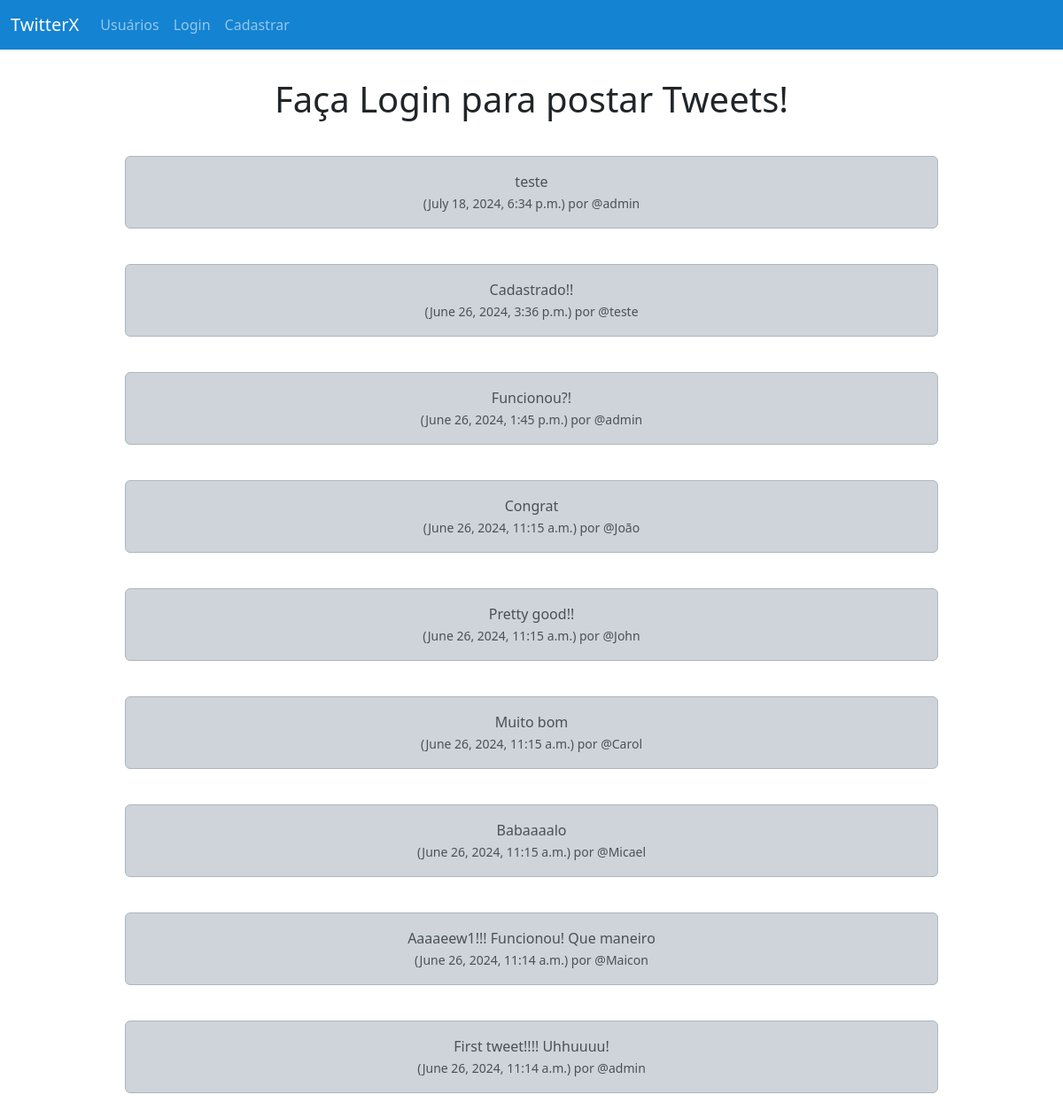
The app's page /, older data.
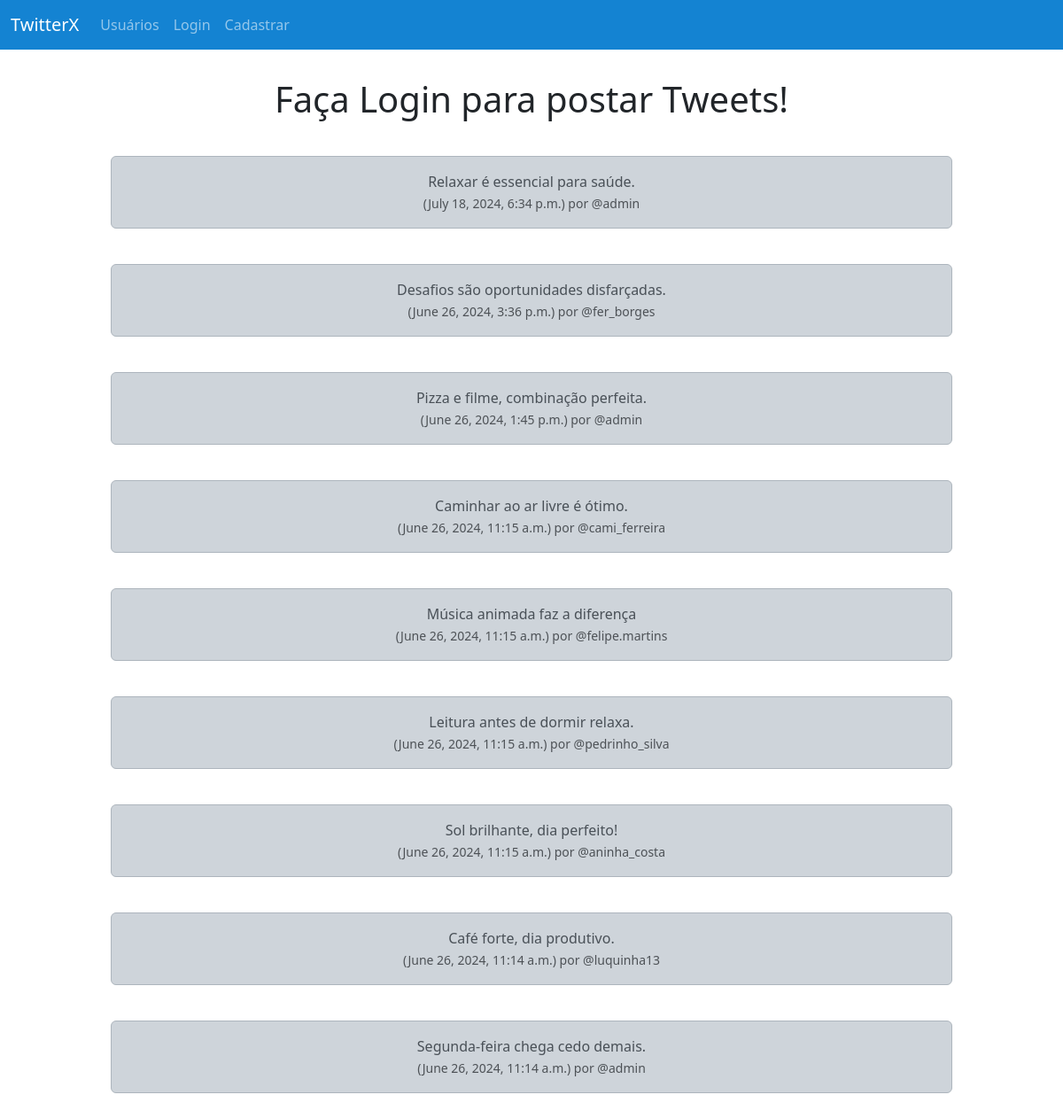
The same page, newer data.
### musker/models.py (models this page shows, shortened)
class tweet(models.Model):
    user = models.ForeignKey(
        User, related_name="tweets",
        on_delete=models.DO_NOTHING
    )
    body = models.CharField(max_length=200)
    created_at = models.DateTimeField(auto_now_add=True)

### musker/views.py (the view)
# urls.py: path('', views.home, name='home'),
def home(request):
    if request.user.is_authenticated:
        form = TweetForm(request.POST or None)
        if request.method == "POST":
            if form.is_valid():
                tweeti = form.save(commit=False)
                tweeti.user = request.user
                tweeti.save()
                messages.success(request, ("Tweet postado!"))
                return redirect('home')
        tweets = tweet.objects.all().order_by("-created_at")
        return render(request, 'home.html', {"tweets":tweets, "form":form})
    else:
        tweets = tweet.objects.all().order_by("-created_at")
        return render(request, 'home.html', {"tweets":tweets})

### musker/templates/home.html (shortened to what this page needs)
{% extends 'base.html' %}
{% block content %}
<div class="container text-center d-flex justify-content-center">
    <div class="row">
        <div class="Tweetar pt-2 pb-2">
            {% if not user.is_authenticated %}
            <h1>Faça Login para postar Tweets!</h1>
            {% endif %}
        </div>
        <div class="feed">
            <br/>
                {% for tweet in tweets %}
                    <div class="alert alert-dark" role="alert">
                        {{ tweet.body }}<br/>
                        <small class="text-muted">
                            ({{ tweet.created_at }}) por @{{ tweet.user.username }}
                        </small>
                    </div><br/>
                {% endfor %}
        </div>
    </div>
</div>
{% endblock %}

### musker/templates/base.html (shortened to what this page needs)
<!doctype html>
<html lang="en">
  <head>
    <link href="https://cdn.jsdelivr.net/npm/bootstrap@5.3.3/dist/css/bootstrap.min.css" rel="stylesheet">
  </head>
  <body>
    <div class="mb-3">
    {% include 'navbar.html' %}
    <div class="container">
      <br/>
        {% block content %}
        {% endblock %}
    </div>
  </div>
  </body>
</html>

### musker/templates/navbar.html (shortened to what this page needs)
<nav class="navbar navbar-expand-lg navbar-dark "  style="background-color: #1483d2" >
    <div class="container-fluid">
      <a class="navbar-brand" href="{% url 'home'%}">TwitterX</a>
      <div class="collapse navbar-collapse" id="navbarSupportedContent">
        <ul class="navbar-nav me-auto mb-2 mb-lg-0">
          <li class="nav-item">
            <a class="nav-link" href="{% url 'profile_list' %}">Usuários</a>
          </li>
          {% if user.is_authenticated %}
            <li class="nav-item">
              <a class="nav-link" href="{% url 'profile' request.user.id %}">Perfil</a>
            </li>
            <li class="nav-item">
              <a class="nav-link" href="{% url 'logout'  %}">Logout</a>
            </li>
          {% else %}
            <li class="nav-item">
              <a class="nav-link" href="{% url 'login' %}">Login</a>
            </li>
            <li class="nav-item">
              <a class="nav-link" href="{% url 'register' %}">Cadastrar</a>
            </li>
          {% endif %}
        </ul>
      </div>
    </div>
  </nav>

Row changes from the older to the newer data that the page shows:
changed tweet: body "teste" → "Relaxar é essencial para saúde."
changed tweet: body "Cadastrado!!" → "Desafios são oportunidades disfarçadas."; user.username "teste" → "fer_borges"
changed tweet: body "Funcionou?!" → "Pizza e filme, combinação perfeita."
changed tweet: body "Congrat" → "Caminhar ao ar livre é ótimo."; user.username "João" → "cami_ferreira"
changed tweet: body "Pretty good!!" → "Música animada faz a diferença"; user.username "John" → "felipe.martins"
changed tweet: body "Muito bom" → "Leitura antes de dormir relaxa."; user.username "Carol" → "pedrinho_silva"
changed tweet: body "Babaaaalo" → "Sol brilhante, dia perfeito!"; user.username "Micael" → "aninha_costa"
changed tweet: body "Aaaaeew1!!! Funcionou! Que maneiro" → "Café forte, dia produtivo."; user.username "Maicon" → "luquinha13"
changed tweet: body "First tweet!!!! Uhhuuuu!" → "Segunda-feira chega cedo demais."
